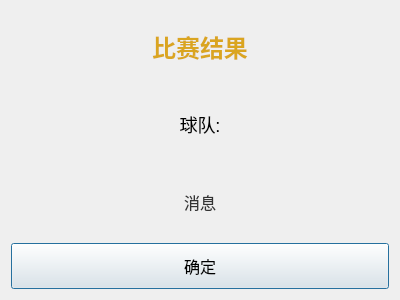
<?xml version="1.0" encoding="UTF-8"?>
<ui version="4.0">
 <class>ResultWindow</class>
 <widget class="QDialog" name="ResultWindow">
  <property name="geometry">
   <rect>
    <x>0</x>
    <y>0</y>
    <width>400</width>
    <height>300</height>
   </rect>
  </property>
  <property name="windowTitle">
   <string>比赛结果</string>
  </property>
  <layout class="QVBoxLayout" name="verticalLayout">
   <item>
    <widget class="QLabel" name="titleLabel">
     <property name="text">
      <string>比赛结果</string>
     </property>
     <property name="alignment">
      <set>Qt::AlignCenter</set>
     </property>
     <property name="styleSheet">
      <string notr="true">font-size: 24px; font-weight: bold; color: #DAA520;</string>
     </property>
    </widget>
   </item>
   <item>
    <widget class="QLabel" name="teamLabel">
     <property name="text">
      <string>球队:</string>
     </property>
     <property name="alignment">
      <set>Qt::AlignCenter</set>
     </property>
     <property name="styleSheet">
      <string notr="true">font-size: 18px;</string>
     </property>
    </widget>
   </item>
   <item>
    <widget class="QLabel" name="messageLabel">
     <property name="text">
      <string>消息</string>
     </property>
     <property name="alignment">
      <set>Qt::AlignCenter</set>
     </property>
     <property name="wordWrap">
      <bool>true</bool>
     </property>
     <property name="styleSheet">
      <string notr="true">font-size: 16px; color: #333;</string>
     </property>
    </widget>
   </item>
   <item>
    <widget class="QPushButton" name="okButton">
     <property name="text">
      <string>确定</string>
     </property>
     <property name="styleSheet">
      <string notr="true">font-size: 16px; padding: 10px 40px;</string>
     </property>
    </widget>
   </item>
  </layout>
 </widget>
 <resources/>
 <connections/>
</ui>
